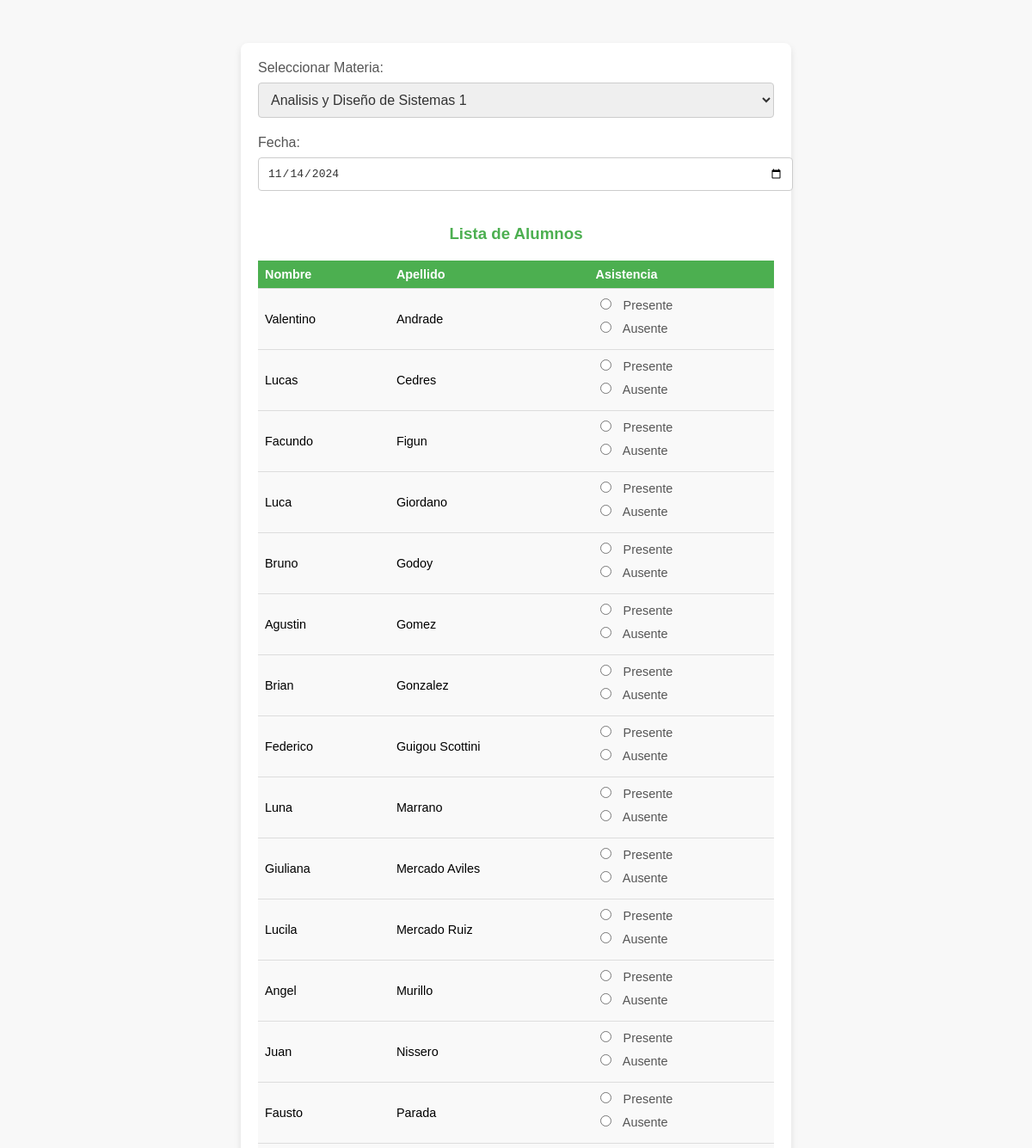
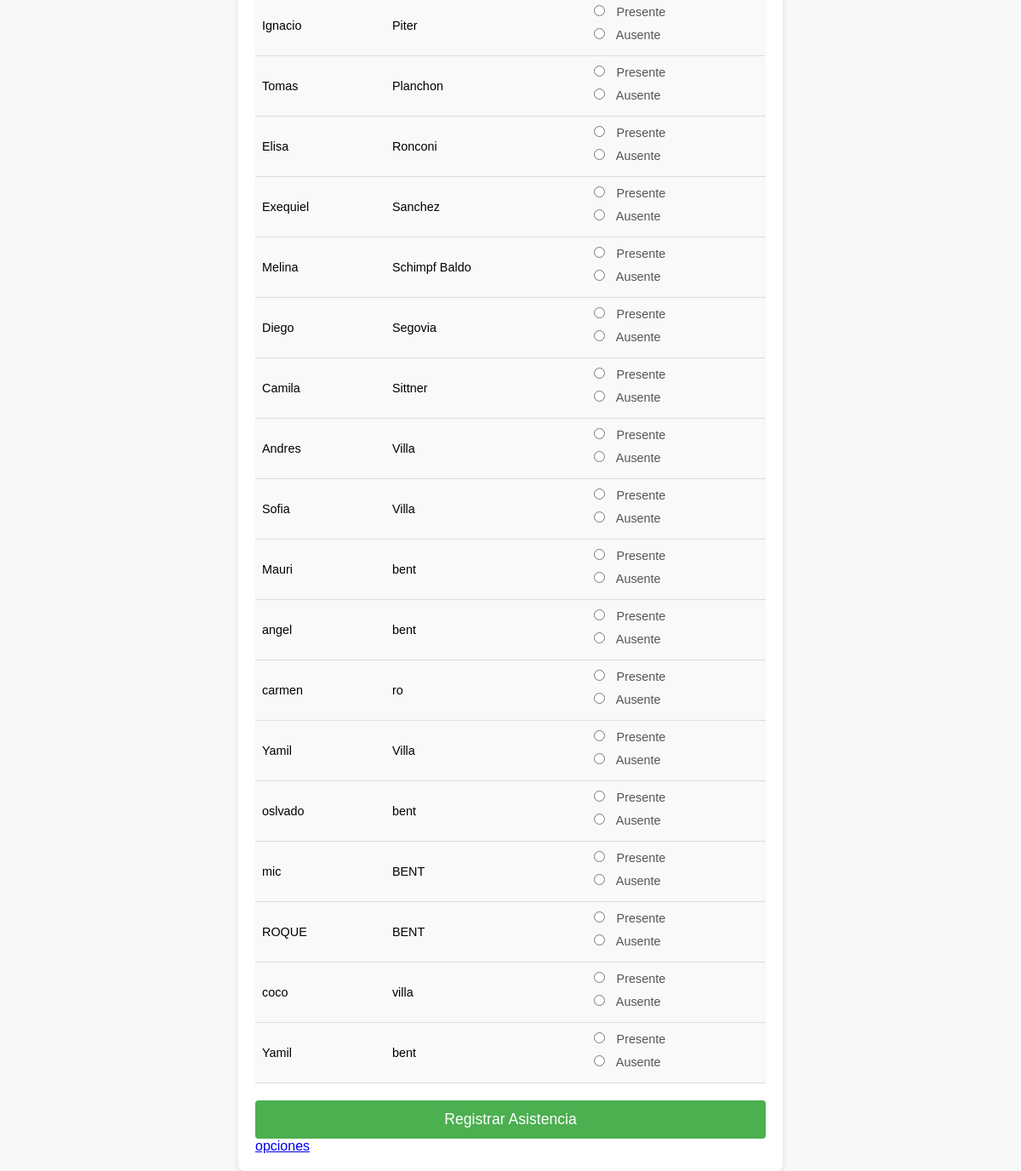
The page /asistencia/alta_asistencia.php on the database its author committed (2 pictures, top to bottom).
### tables this page shows
CREATE TABLE `alumno` (
  `id` int NOT NULL,
  `nombre` varchar(100) NOT NULL,
  `apellido` varchar(100) NOT NULL,
  `dni` varchar(20) NOT NULL,
  `fecha_nacimiento` text NOT NULL
);

### materia/Materia.php (called while the page is built, shortened)
<?php
class Materia {
    private $conn;
    public function __construct($conn) {
        $this->conn = $conn;
    }
    public function getAllMaterias() {
        $query = "SELECT id, nombre FROM materia";
        $stmt = $this->conn->prepare($query);
        $stmt->execute();
        return $stmt->fetchAll(PDO::FETCH_ASSOC);
    }
}
?>

### alumnos/Alumno.php (called while the page is built, shortened)
<?php
class Alumno {
    private $conn;
    public function __construct($conn) {
        $this->conn = $conn;
    }
    public function getAllAlumnos() {
        $query = "SELECT id, nombre, apellido, dni, fecha_nacimiento FROM alumno";
        $stmt = $this->conn->prepare($query);
        $stmt->execute();
        return $stmt->fetchAll(PDO::FETCH_ASSOC);
    }
}

### asistencia/alta_asistencia.php (the view, shortened to what this page needs)
<?php
require_once '../conexion.php';
require_once '../materia/Materia.php';
require_once '../alumnos/Alumno.php';
$materia = new Materia($conn);
$materias = $materia -> getAllMaterias();
$alumno = new Alumno($conn);
$alumnos = $alumno -> getAllAlumnos();
?>
<!DOCTYPE html>
<html lang="es">
<head>
    <link rel="stylesheet" href="../css/estilos_asistencia/alta_asistencia.css">
</head>
<body>
    <form action="registrar_asistencia.php" method="POST">
        <label for="materia_id">Seleccionar Materia:</label>
        <select name="materia_id" required>
            <?php foreach ($materias as $materia): ?>
                <option value="<?php echo $materia['id']; ?>">
                    <?php echo htmlspecialchars($materia['nombre']); ?>
                </option>
            <?php endforeach; ?>
        </select>
        <label for="fecha">Fecha:</label>
        <input type="date" name="fecha" value="<?php echo date('Y-m-d'); ?>" required>
        <h3>Lista de Alumnos</h3>
        <table>
            <thead>
                <tr>
                    <th>Nombre</th>
                    <th>Apellido</th>
                    <th>Asistencia</th>
                </tr>
            </thead>
            <tbody>
                <?php foreach ($alumnos as $alumno): ?>
                    <tr>
                        <td><?php echo htmlspecialchars($alumno['nombre']); ?></td>
                        <td><?php echo htmlspecialchars($alumno['apellido']); ?></td>
                        <td>
                            <label>
                                <input type="radio" name="alumnos[<?php echo $alumno['id']; ?>][estado]" value="presente" required> Presente
                            </label>
                            <label>
                                <input type="radio" name="alumnos[<?php echo $alumno['id']; ?>][estado]" value="ausente" required> Ausente
                            </label>
                        </td>
                    </tr>
                <?php endforeach; ?>
            </tbody>
        </table>
        <input type="submit" value="Registrar Asistencia">
        <a href="../opciones.php">opciones</a>
    </form>
</body>
</html>

### css/estilos_asistencia/alta_asistencia.css (style rules this page uses)
body { font-family: 'Arial', sans-serif; background-color: #f8f8f8; margin: 0; padding: 0; display: flex; justify-content: center; align-items: flex-start; height: 100vh; padding-top: 50px; }
h1, h3 { color: #4CAF50; text-align: center; margin-bottom: 20px; }
form { background-color: #fff; padding: 20px; border-radius: 8px; box-shadow: 0 4px 8px rgba(0, 0, 0, 0.1); width: 100%; max-width: 600px; margin: 0 10px; }
label { font-size: 1em; margin-bottom: 8px; display: block; color: #555; }
select, input[type="date"] { width: 100%; padding: 10px; margin-bottom: 20px; border: 1px solid #ccc; border-radius: 4px; font-size: 1em; color: #333; }
table { width: 100%; margin-bottom: 20px; border-collapse: collapse; font-size: 0.9em; }
th, td { padding: 8px; text-align: left; border-bottom: 1px solid #ddd; }
th { background-color: #4CAF50; color: white; }
td { background-color: #f9f9f9; }
input[type="radio"] { margin-right: 10px; }
input[type="submit"] { width: 100%; padding: 12px; background-color: #4CAF50; color: white; border: none; border-radius: 4px; font-size: 1.1em; cursor: pointer; }

### rows shown on the page
alumno: nombre "Valentino", apellido "Andrade"
alumno: nombre "Lucas", apellido "Cedres"
alumno: nombre "Facundo", apellido "Figun"
alumno: nombre "Luca", apellido "Giordano"
alumno: nombre "Bruno", apellido "Godoy"
alumno: nombre "Agustin", apellido "Gomez"
alumno: nombre "Brian", apellido "Gonzalez"
alumno: nombre "Federico", apellido "Guigou Scottini"
alumno: nombre "Luna", apellido "Marrano"
alumno: nombre "Giuliana", apellido "Mercado Aviles"
alumno: nombre "Lucila", apellido "Mercado Ruiz"
alumno: nombre "Angel", apellido "Murillo"
alumno: nombre "Juan", apellido "Nissero"
alumno: nombre "Fausto", apellido "Parada"
alumno: nombre "Ignacio", apellido "Piter"
alumno: nombre "Tomas", apellido "Planchon"
alumno: nombre "Elisa", apellido "Ronconi"
alumno: nombre "Exequiel", apellido "Sanchez"
alumno: nombre "Melina", apellido "Schimpf Baldo"
alumno: nombre "Diego", apellido "Segovia"
alumno: nombre "Camila", apellido "Sittner"
alumno: nombre "Andres", apellido "Villa"
alumno: nombre "Sofia", apellido "Villa"
alumno: nombre "Mauri", apellido "bent"
alumno: nombre "angel", apellido "bent"
alumno: nombre "carmen", apellido "ro"
alumno: nombre "Yamil", apellido "Villa"
alumno: nombre "oslvado", apellido "bent"
alumno: nombre "mic", apellido "BENT"
alumno: nombre "ROQUE", apellido "BENT"
alumno: nombre "coco", apellido "villa"
alumno: nombre "Yamil", apellido "bent"

### other values the page prints
form field materia_id "Analisis y Diseño de Sistemas 1"
